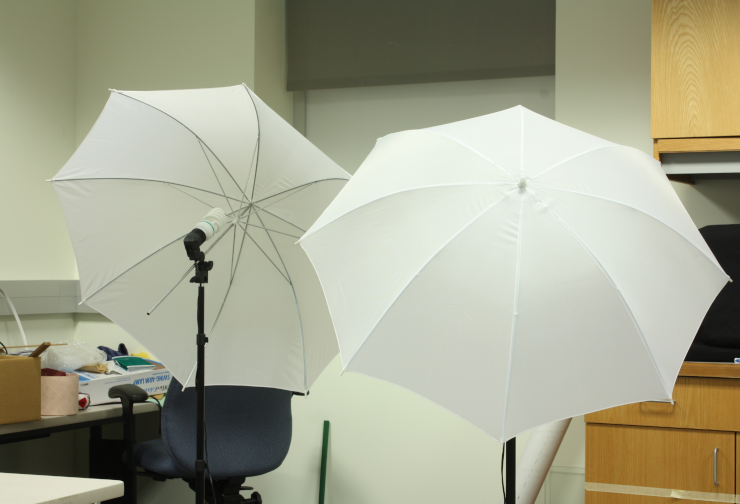
#> input picture lab3/umbrellaL.png, 740 x 504 px; its folder holds 4 pictures in this run
$ python disparity.py
#> lines starting #> are read from the running program, lines starting #| are printed output that depends on the picture
import numpy as np
import cv2
import sys
from mpl_toolkits import mplot3d
from matplotlib import pyplot as plt


# ================================================
def getDisparityMap(imL, imR, numDisparities, blockSize):
    stereo = cv2.StereoBM_create(numDisparities=numDisparities, blockSize=blockSize)

    disparity = stereo.compute(imL, imR)
    disparity = disparity - disparity.min() + 1 # Add 1 so we don't get a zero depth, later
    disparity = disparity.astype(np.float32) / 16.0 # Map is fixed point int with 4 fractional bits

    return disparity # floating point image
# ================================================


# ================================================
def plot(disparity, f, cx, cy, baseline, doffs):
    h, w = disparity.shape

    x, y = np.meshgrid(np.arange(w), np.arange(h))

    # Calculate Z, X, and Y for each pixel
    Z = (baseline * f) / (disparity.astype(np.float32) + doffs)
    X = (x - cx) * Z / f
    Y = (y - cy) * Z / f

    X = X.flatten()
    Y = Y.flatten()
    Z = Z.flatten()

    # Calculate the maximum value of Z and set the threshold to 98% of this value
    max_Z_value = np.max(Z)
    Z_threshold = 0.98 * max_Z_value

    # Filter out points where Z is above the threshold
    mask = Z < Z_threshold
    X_filtered = X[mask]
    Y_filtered = Y[mask]
    Z_filtered = Z[mask]

    fig = plt.figure(figsize=(15, 5))

    # 3D plot
    ax1 = fig.add_subplot(131, projection='3d')
    ax1.scatter(X_filtered, Y_filtered, Z_filtered, c='green', marker='.')
    ax1.set_xlabel('X')
    ax1.set_ylabel('Y')
    ax1.set_zlabel('Z')
    ax1.set_xlim([-2000, 2000])
    ax1.set_ylim([-2000, 2000])
    ax1.set_zlim([8000, Z_threshold])
    ax1.title.set_text('3D View')

    # Top view (x,z)
    ax2 = fig.add_subplot(132)
    ax2.scatter(X_filtered, Z_filtered, c='red', marker='.')
    ax2.set_xlabel('X')
    ax2.set_ylabel('Z')
    ax2.set_xlim([-2000, 2000])
    ax2.set_ylim([8500, Z_threshold])
    ax2.title.set_text('Top View (X,Z)')

    # Side view (y,z)
    ax3 = fig.add_subplot(133)
    ax3.scatter(Y_filtered, Z_filtered, c='blue', marker='.')
    ax3.set_xlabel('Y')
    ax3.set_ylabel('Z')
    ax3.set_xlim([-2000, 2000])
    ax3.set_ylim([8500, Z_threshold])
    ax3.title.set_text('Side View (Y,Z)')

    plt.tight_layout()
    plt.show()

def calc_focal_length(f_px, sw ,iw):
    f_mm = f_px * (sw / iw)
    return f_mm

focal_length = calc_focal_length(5806.559, 22.2, 3088)
print(focal_length)

# Global variables to store the trackbar values
numDisparities = 64
blockSize = 5

def on_trackbar_disp(val):
    # global numDisparities
    if val % 16 == 0 and val != 0:
        numDisparities = val
    disparity = getDisparityMap(edgesL, edgesR, numDisparities, blockSize)
    # disparity = getDisparityMap(imgL, imgR, numDisparities, blockSize)
    disparityImg = np.interp(disparity, (disparity.min(), disparity.max()), (0.0, 1.0))
    cv2.imshow('Disparity', disparityImg)


def on_trackbar_block(val):
    #global blockSize
    blockSize = val
    blockSize = max(5, blockSize + (blockSize % 2 == 0))
    disparity = getDisparityMap(edgesL, edgesR, numDisparities, blockSize)
    # disparity = getDisparityMap(imgL, imgR, numDisparities, blockSize)
    disparityImg = np.interp(disparity, (disparity.min(), disparity.max()), (0.0, 1.0))
    cv2.imshow('Disparity', disparityImg)


f_original = 5806.559  # Focal length in pixels for the original image size
cx_original = 1429.219  # The x-coordinate of the principal point for the original image size
cy_original = 993.403  # The y-coordinate of the principal point for the original image size
doffs_original = 114.291  # The x-difference of the principal points
baseline = 174.019  # The camera baseline in millimeters

# Original and resized image dimensions
width_original, height_original = 2960, 2016
width_resized, height_resized = 740, 505

scale_factor = width_resized / width_original

f = scale_factor * f_original
cx0 = scale_factor * cx_original
cy = scale_factor * cy_original
doffs = scale_factor * doffs_original

if __name__ == '__main__':

    # Load left image
    filename = 'umbrellaL.png'
    imgL = cv2.imread(filename, cv2.IMREAD_GRAYSCALE)
#> imgL: shape (504, 740); min 5, max 252, mean 161.7
    if imgL is None:
        print('\nError: failed to open {}.\n'.format(filename))
        sys.exit()
    edgesL = cv2.Canny(imgL, 50, 150)
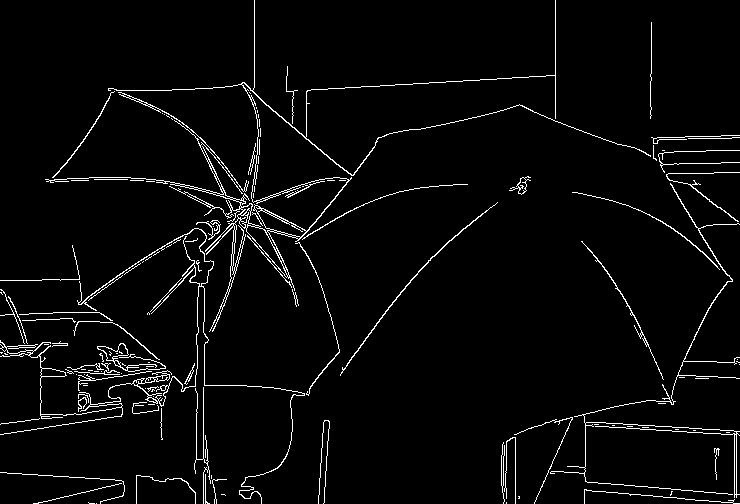
#> edgesL: shape (504, 740); 3.5% white in thin lines or dots

    # Load right image
    filename = 'umbrellaR.png'
    imgR = cv2.imread(filename, cv2.IMREAD_GRAYSCALE)
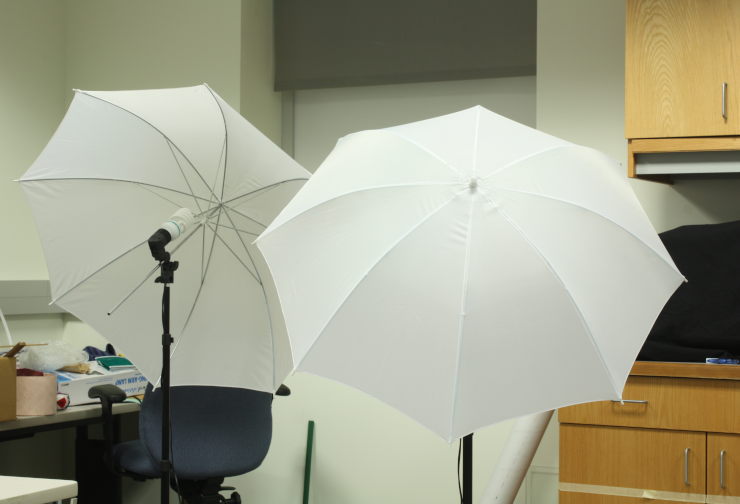
#> input picture lab3/umbrellaR.png, 740 x 504 px
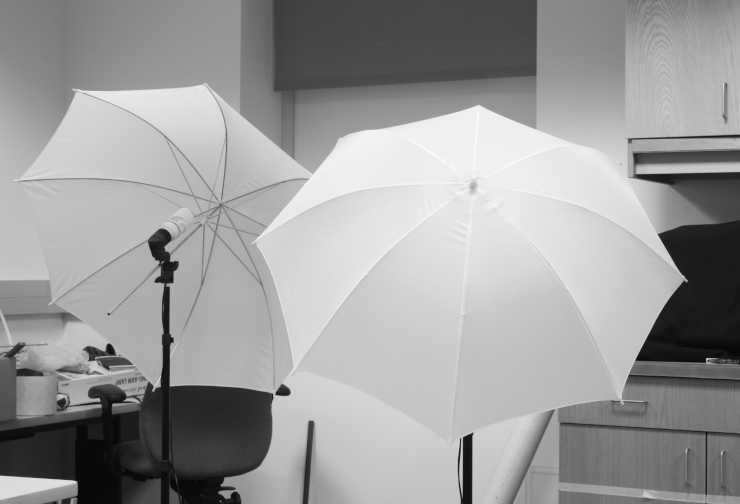
#> imgR: shape (504, 740); min 7, max 250, mean 155.8
    if imgR is None:
        print('\nError: failed to open {}.\n'.format(filename))
        sys.exit()
    edgesR = cv2.Canny(imgR, 50, 150)
#> edgesR: shape (504, 740); 3.5% white in thin lines or dots


    # Initialize the disparity settings
    numDisparities = 64
    blockSize = 5

    cv2.namedWindow('Disparity', cv2.WINDOW_NORMAL)
    cv2.createTrackbar('numDisparities', 'Disparity', numDisparities, 256, on_trackbar_disp)
    cv2.createTrackbar('blockSize', 'Disparity', blockSize, 50, on_trackbar_block)

    # Recalculate the disparity map with the new parameters
    disparity = getDisparityMap(edgesL, edgesR, numDisparities, blockSize)
    disparityImg = np.interp(disparity, (disparity.min(), disparity.max()), (0.0, 1.0))
    cv2.imshow('Disparity', disparityImg)
    plot(disparityImg, f, cx0, cy, baseline, doffs)
#> in plot, `Z = (baseline * f) / (disparity.astype(np.float32) + doffs)`:
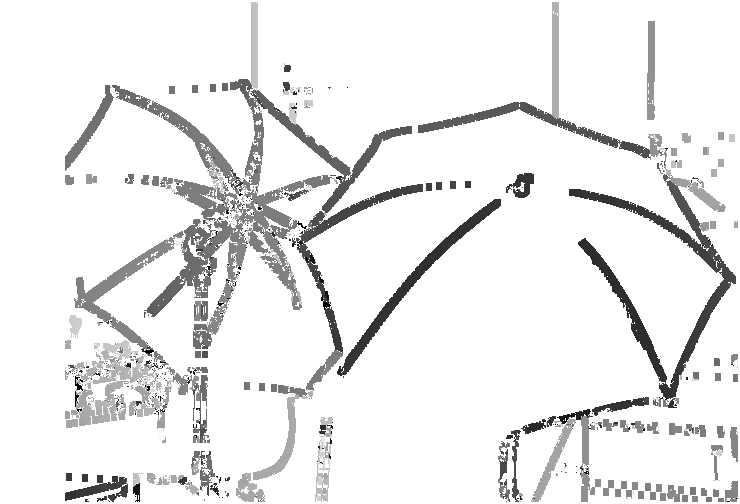
#> Z: shape (504, 740) float32; min 8542.1, max 8841, mean 8818.8; drawn with min black and max white
#> in plot, `X = (x - cx) * Z / f`:
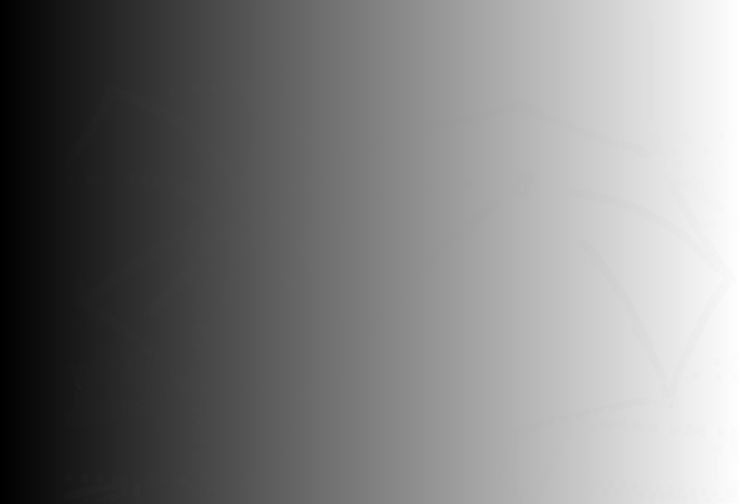
#> X: shape (504, 740) float64; min -2176.1, max 2324.7, mean 74; drawn with min black and max white
#> in plot, `Y = (y - cy) * Z / f`:
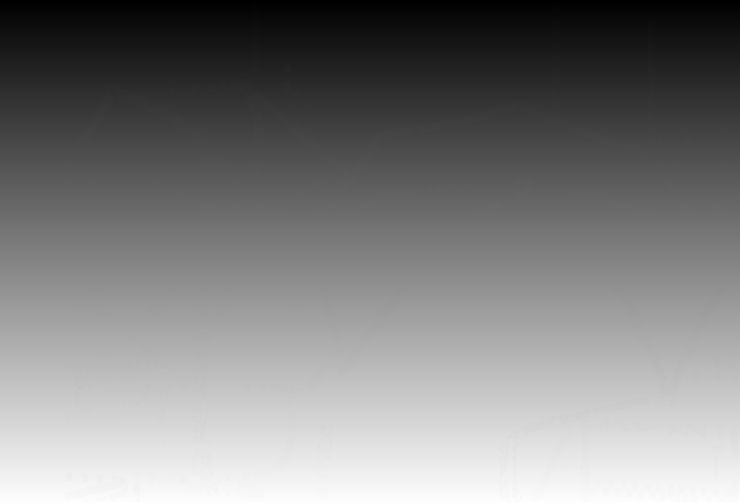
#> Y: shape (504, 740) float64; min -1512.6, max 1550.9, mean 18.7; drawn with min black and max white
#> in plot, `max_Z_value = np.max(Z)`: max_Z_value = 8841
#> in plot, `Z_threshold = 0.98 * max_Z_value`: Z_threshold = 8664.2
#> in plot, `X_filtered = X[mask]`: X_filtered = 19390 values, max 2244.2 at index 11658, min -1732.2 at index 19347, mean 531.3
#> in plot, `Y_filtered = Y[mask]`: Y_filtered = 19390 values, max 1503.4 at index 19380, min -1088.2 at index 3, mean 91.82
#> in plot, `Z_filtered = Z[mask]`: Z_filtered = 19390 values, max 8664 at index 247, min 8542.1 at index 3434, mean 8618.7
#> in plot, `plt.show()`:
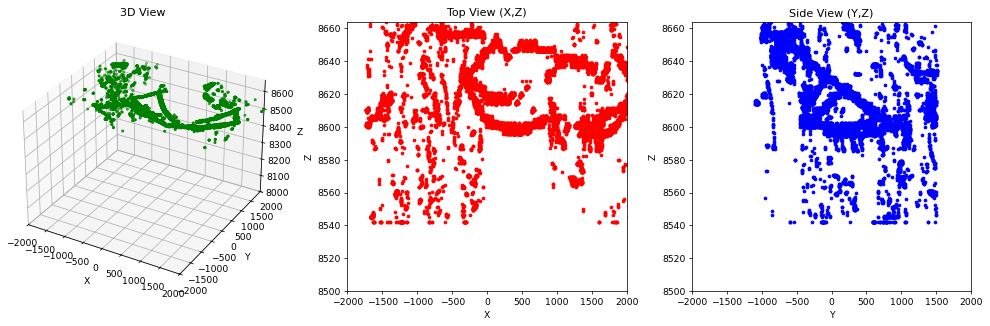
#> figure drawn by matplotlib, 3 panels

    while True:
        key = cv2.waitKey(1)
#> (key Esc is pressed here)
        if key == ord(' ') or key == 27:
            break

    cv2.destroyAllWindows()
